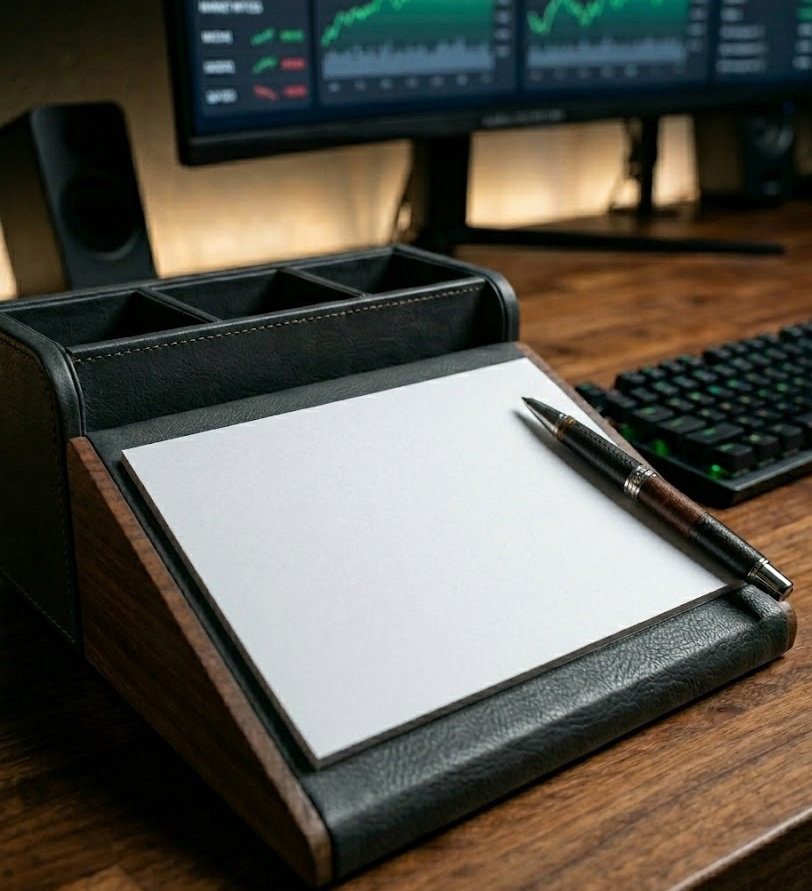
#> input picture instagram/assets/bg-daily-notepad.jpg, 812 x 891 px
$ python -i generate_status.py   (imports and definitions only)
#> lines starting #> are read from the running program, lines starting #| are printed output that depends on the picture
"""
generate_status.py — Daily live-positions card for Vera Level FX.
1080×1080 @ 100 DPI. Notepad photo background with ink-style text overlay.
"""

import os
import math
import matplotlib
# [1 line not run here, left out]
import matplotlib.pyplot as plt
import matplotlib.patches as patches
import numpy as np
from datetime import datetime

# Flat open notebook — table spans full image width, centred at x=0.5
_ROT      = 0.0
_ROT_TAN  = 0.0
_X_REF    = 0.05    # left edge of table area

NAVY    = '#010E1F'
NAVY_S  = '#051830'
NAVY_L  = '#0A2545'
EMERALD = '#059669'
WHITE   = '#FFFFFF'
CREAM   = '#F0EEE8'
MUTED   = '#B8CFEA'
DIM     = '#6A8EB8'
GREEN   = '#059669'
RED     = '#EF4444'
INK     = '#0A1628'

SIZE = (10.8, 10.8)
DPI  = 100

_STRIP = ['tol langit', 'tol-langit', 'toklangit']

_BG_PATH = os.path.join(os.path.dirname(__file__), 'assets', 'bg-daily-notepad.jpg')


def _load_notepad_bg():
    try:
        from PIL import Image
        img = Image.open(_BG_PATH).convert('RGB')
#> img is the input picture: PIL image 812x891 RGB; mean R, G, B 88.5, 85.2, 76.4
        w, h = img.size
#> w = 812; h = 891
        # Center-crop to square
        if h > w:
            top = (h - w) // 2
#> top = 39
            img = img.crop((0, top, w, top + w))
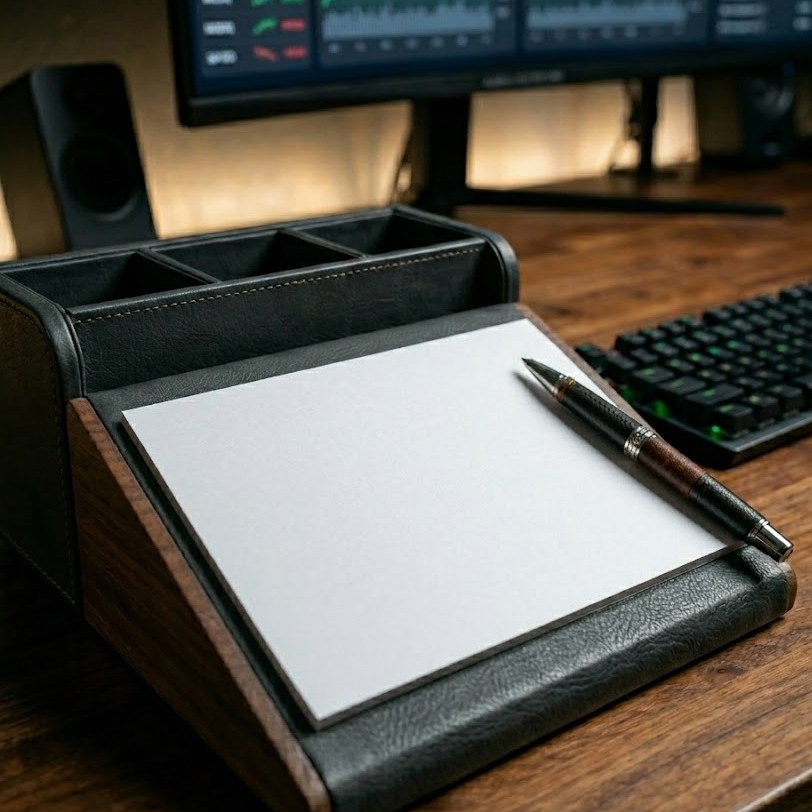
#> img: PIL image 812x812 RGB; mean R, G, B 92.2, 88, 79.4
        else:
            left = (w - h) // 2
            img = img.crop((left, 0, left + h, h))
        img = img.resize((1080, 1080), Image.LANCZOS)
#> img: PIL image 1080x1080 RGB
        return np.array(img, dtype=np.float32) / 255.0
    except Exception:
        return None


# [167 lines left out: functions _fmt_pips, _fmt_price, make_daily_card, not called in this run]

>>> result = _load_notepad_bg()
